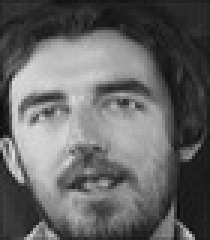
//> input picture dataset/images/102_11.jpg, 70 x 80 px, given in place of video_one.mp4, which was not available (shown 3 times larger)
$ ./td5_1   (built with g++ and OpenCV 4)
//> lines starting //> are read from the running program, lines starting //| are printed output that depends on the picture; after the words box and inside, x2 and y2 are one past the last pixel; in counts of white or black regions, pixels touching at a corner belong together; pictures that were not available may be replaced by others from this repository, and a replacement may not be noted
#include "opencv2/objdetect/objdetect.hpp"
#include "opencv2/highgui/highgui.hpp"
#include "opencv2/imgproc/imgproc.hpp"
#include <opencv2/videoio.hpp>
#include <opencv2/video.hpp>

#include <iostream>
#include <stdio.h>

using namespace std;
using namespace cv;

// Function Headers
void detectAndDisplay( Mat frame, CascadeClassifier cascade);
void detectAndDisplayMulti( Mat frame, CascadeClassifier cascade);
void detectAndDisplayVideo(VideoCapture caption, int indicator, CascadeClassifier cascade);
void detectAndDisplayEyes(Mat frame);

// Global variables
String face_cascade_name = "/Users/macbook/Documents/UFR SCIENCES - Informatique/Cours/Infographie/TP5bis/moodle/haarcascade_frontalface_alt.xml";
String face_and_eyes_cascade_name = "/Users/macbook/Documents/UFR SCIENCES - Informatique/Cours/Infographie/TP5bis/moodle/haarcascade_eye_tree_eyeglasses.xml";

CascadeClassifier face_cascade, face_and_eyes_cascade;

string window_name = "Face detection";
RNG rng(12345);

int main( int argc, const char** argv )
{
    //read an image
    Mat img = imread("/Users/macbook/Documents/UFR SCIENCES - Informatique/Cours/Infographie/TP5bis/moodle/multiple.jpg");
//> multiple.jpg cannot be read in this run, so this picture is empty
    //read the video
    String video_single = "/Users/macbook/Documents/UFR SCIENCES - Informatique/Cours/Infographie/TP5bis/moodle/video_one.mp4";
    String video_multiple = "/Users/macbook/Documents/UFR SCIENCES - Informatique/Cours/Infographie/TP5bis/moodle/video_multiple.mp4";


    //-- 1. Load the cascades
    if( !face_cascade.load( face_cascade_name ) ){ printf("--(!)Error loading 1st cascade\n"); return -1; };
    if( !face_and_eyes_cascade.load( face_and_eyes_cascade_name ) ){ printf("--(!)Error loading 2nd cascade\n"); return -1; };

    //-- 2. Apply the classifier to the image

    // Question 1
    //detectAndDisplay(img, face_cascade);

    // Question 2
    //detectAndDisplayMulti(img, face_cascade);

    // Question 3A
    VideoCapture caption1(video_single);
    if(!caption1.isOpened())
    {
        cout << "Unable to open the one face video \n";
        exit(-1);
    }
    //detectAndDisplayVideo(caption1, 1, face_cascade);

    // Question 3B
    VideoCapture caption2(video_multiple);
    if(!caption1.isOpened())
    {
        cout << "Unable to open the one face video \n";
        exit(-1);
    }
    //detectAndDisplayVideo(caption2, 0, face_cascade);

    // Question 4
    detectAndDisplayVideo(caption1, 2, face_and_eyes_cascade);

    waitKey(0);


    return 0;
}

//functions
// [55 lines left out: functions detectAndDisplay, detectAndDisplayMulti, not called in this run]

// Detect multiple faces - QUESTION 3
void detectAndDisplayVideo(VideoCapture caption, int indicator, CascadeClassifier cascade)
{
//> called with indicator = 2
    Mat frame;

    while(true)
    {
        caption >> frame;
//> frame is the input picture: 80 rows x 70 cols, CV_8UC3; min 13, max 227, mean 100.6
        if(frame.empty()) break;
        // 0 : multiple faces, 1 : one face
        switch(indicator)
        {
            case 0:
                detectAndDisplayMulti(frame, cascade);
                break;

            case 2:
                detectAndDisplayEyes(frame);
                break;

            default:
                detectAndDisplay(frame, cascade);
                break;
        }
        //imshow("Vidéo", frame);
        if(waitKey(1) == 27) break;
    }
}

// QUESTION 4
void detectAndDisplayEyes(Mat frame)
{
    std::vector<Rect> eyes;
    std::vector<Rect> faces;

    Mat frame_gray;

    cvtColor( frame, frame_gray, COLOR_BGR2GRAY );
    equalizeHist( frame_gray, frame_gray );
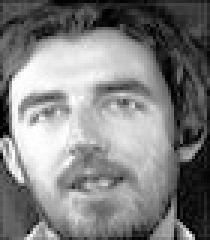
//> frame_gray: 80 rows x 70 cols, CV_8UC1 (shown 3 times larger); min 0, max 255, mean 128.3

    //-- Detect faces
    face_cascade.detectMultiScale( frame_gray, faces, 1.1, 2, 0|CASCADE_SCALE_IMAGE, Size(30, 30) );
//> faces = 1 Rect (x, y, width, height): [1, 13, 58, 58]

    int cx = faces[0].x + faces[0].width*0.5;
//> cx = 30
    int cy = faces[0].y + faces[0].height*0.5;
//> cy = 42

    int rx = faces[0].width*0.5;
//> rx = 29
    int ry = faces[0].height*0.5;
//> ry = 29

    Point center( cx, cy );
//> center = Point(30, 42)

    ellipse( frame, center, Size(rx, ry), 0, 0, 360, Scalar( 255, 0, 255 ), 4, 8, 0 );
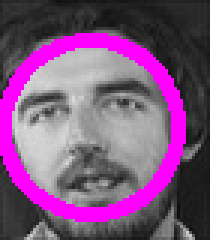
//> frame: 80 rows x 70 cols, CV_8UC3 (shown 3 times larger); 16.45% of pixels changed, all inside (x1, y1, x2, y2) = (0, 11, 62, 74)


    //-- Detect eyes
    face_and_eyes_cascade.detectMultiScale( frame_gray, eyes, 1.1, 2, 0|CASCADE_SCALE_IMAGE, Size(30, 30) );
//> eyes = empty

    for(int i = 0; i < eyes.size(); i++)
    {
        int cx = eyes[i].x + eyes[i].width*0.5;
        int cy = eyes[i].y + eyes[i].height*0.5;

        int rx = eyes[i].width*0.5;
        int ry = eyes[i].height*0.5;

        Point center( cx, cy );

        ellipse( frame, center, Size(rx, ry), 0, 0, 360, Scalar( 0, 195, 255 ), 4, 8, 0 );
    }
//> this loop made 0 passes
//> the Esc key is pressed

    //-- Show what you got
    imshow( window_name, frame );
}

$ run again, on dataset/images/108_11.jpg
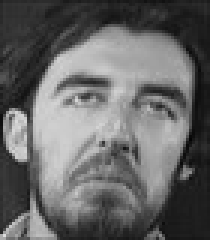
//> input picture dataset/images/108_11.jpg, 70 x 80 px, given in place of video_one.mp4, which was not available (shown 3 times larger)
//> in detectAndDisplayVideo, frame is the input picture: 80 rows x 70 cols, CV_8UC3; min 4, max 220, mean 102.6
//> in detectAndDisplayEyes, `equalizeHist( frame_gray, frame_gray );`:
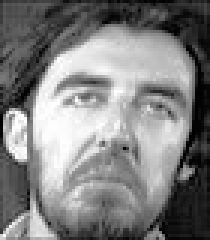
//> frame_gray: 80 rows x 70 cols, CV_8UC1 (shown 3 times larger); min 0, max 255, mean 128.4
//> faces = 1 Rect (x, y, width, height): [9, 11, 57, 57]
//> cx = 37
//> cy = 39
//> rx = 28
//> center = Point(37, 39)
//> in detectAndDisplayEyes, `ellipse( frame, center, Size(rx, ry), 0, 0, 360, Scalar( 255, 0, 255 )..`:
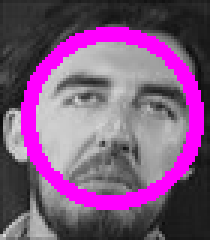
//> frame: 80 rows x 70 cols, CV_8UC3 (shown 3 times larger); 15.5% of pixels changed, all inside (x1, y1, x2, y2) = (7, 9, 68, 70)
//> eyes = empty

$ run again, on dataset/images/20_2.jpg
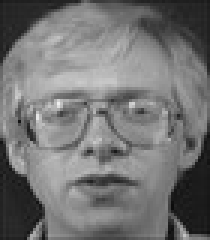
//> input picture dataset/images/20_2.jpg, 70 x 80 px, given in place of video_one.mp4, which was not available (shown 3 times larger)
//> in detectAndDisplayVideo, frame is the input picture: 80 rows x 70 cols, CV_8UC3; min 12, max 239, mean 115.5
//> in detectAndDisplayEyes, `equalizeHist( frame_gray, frame_gray );`:
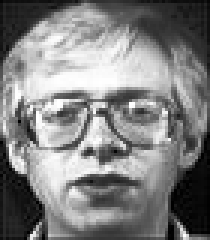
//> frame_gray: 80 rows x 70 cols, CV_8UC1 (shown 3 times larger); min 0, max 255, mean 128.5
//> faces = 1 Rect (x, y, width, height): [5, 14, 59, 59]
//> cx = 34
//> cy = 43
//> rx = 29
//> center = Point(34, 43)
//> in detectAndDisplayEyes, `ellipse( frame, center, Size(rx, ry), 0, 0, 360, Scalar( 255, 0, 255 )..`:
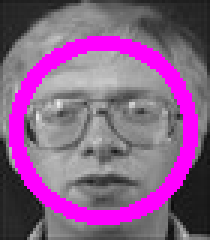
//> frame: 80 rows x 70 cols, CV_8UC3 (shown 3 times larger); 16.64% of pixels changed, all inside (x1, y1, x2, y2) = (3, 12, 66, 75)
//> eyes = empty

$ run again, on dataset/images/64_7.jpg
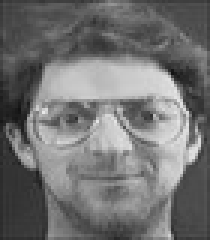
//> input picture dataset/images/64_7.jpg, 70 x 80 px, given in place of video_one.mp4, which was not available (shown 3 times larger)
//> in detectAndDisplayVideo, frame is the input picture: 80 rows x 70 cols, CV_8UC3; min 18, max 232, mean 114.2
//> in detectAndDisplayEyes, `equalizeHist( frame_gray, frame_gray );`:
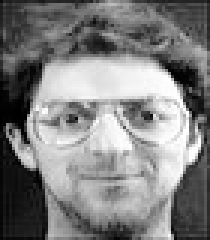
//> frame_gray: 80 rows x 70 cols, CV_8UC1 (shown 3 times larger); min 0, max 255, mean 128.3
//> faces = 1 Rect (x, y, width, height): [8, 18, 55, 55]
//> cx = 35
//> cy = 45
//> rx = 27
//> center = Point(35, 45)
//> in detectAndDisplayEyes, `ellipse( frame, center, Size(rx, ry), 0, 0, 360, Scalar( 255, 0, 255 )..`:
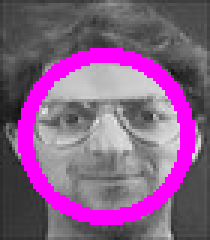
//> frame: 80 rows x 70 cols, CV_8UC3 (shown 3 times larger); 15.21% of pixels changed, all inside (x1, y1, x2, y2) = (6, 16, 65, 75)
//> eyes = empty
